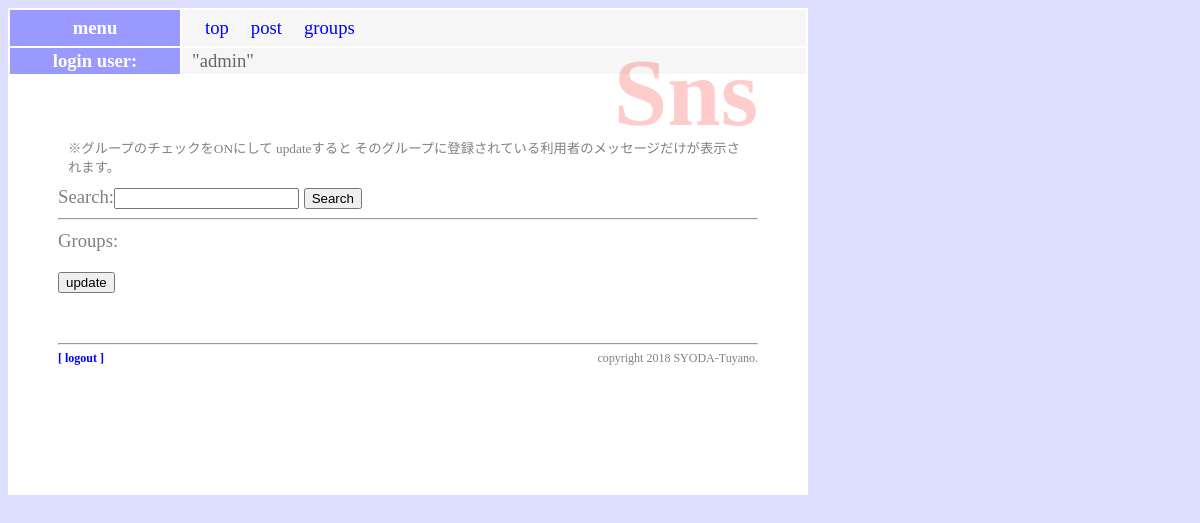
The page /sns/ (signed in) on the database as committed earlier.
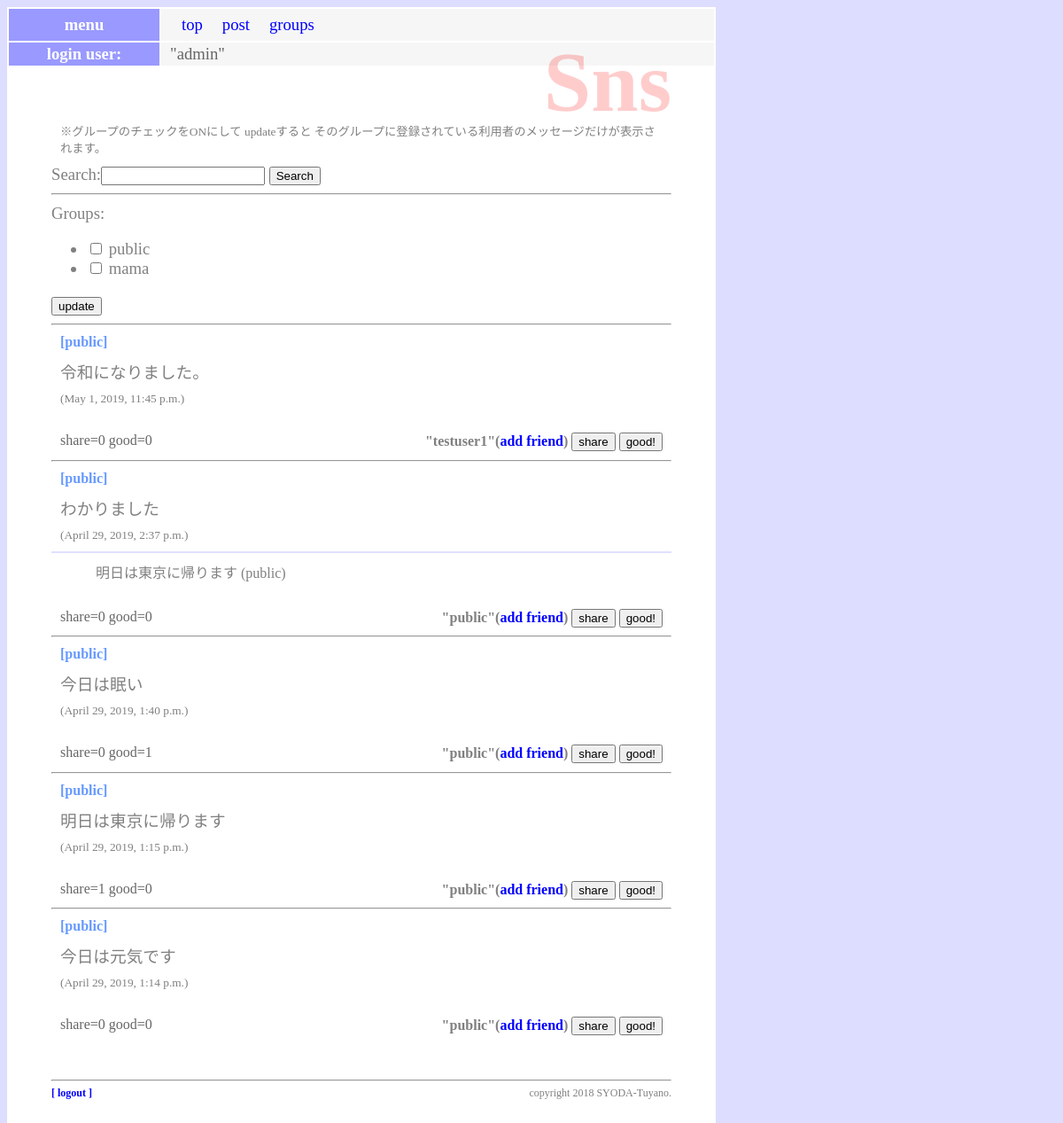
The same page on the database as committed later.
### sns/models.py (models this page shows)
class Message(models.Model):
    owner = models.ForeignKey(User, on_delete=models.CASCADE, related_name='message_owner')
    group = models.ForeignKey('Group', on_delete=models.CASCADE)
    content = models.TextField(max_length=1000)
    share_id = models.IntegerField(default=-1)
    good_count = models.IntegerField(default=0)
    share_count = models.IntegerField(default=0)
    pub_date = models.DateTimeField(auto_now_add=True)
    def __str__(self):
        return str(self.content) + ' (' + str(self.owner) + ')'
    def get_share(self):
        return Message.objects.get(id=self.share_id)
    class Meta:
        ordering = ('-pub_date',)

### sns/views.py (the view)
# urls.py: path('', views.index, name='index'),
@login_required(login_url='/admin/login')
def index(request):
    (public_user, public_group) = get_public()
    if request.method == 'POST':
        if request.POST['mode'] == '__check_form__':
            searchform = SearchForm()
            checkform = GroupCheckForm(request.user, request.POST)
            glist = []
            for item in request.POST.getlist('groups'):
                glist.append(item)
            messages = get_your_group_message(request.user, glist, None)
        if request.POST['mode'] == '__search_form__':
            searchform = SearchForm(request.POST)
            checkform = GroupCheckForm(raquest.user)
            gps = Group.objects.filter(owner=request.user)
            gist = [public_group]
            for item in gps:
                glist.append(item)
            messages = get_your_group_message(request.user, glist, request.POST['search'])
    else:
        searchform = SearchForm
        checkform = GroupCheckForm(request.user)
        gps = Group.objects.filter(owner=request.user)
        glist = [public_group]
        for item in gps:
            glist.append(item)
        messages = get_your_group_message(request.user, glist, None)
    params = {
            'login_user':request.user,
            'contents':messages,
            'check_form':checkform,
            'search_form':searchform,
         }
    return render(request, 'sns/sns_index.html', params)

### sns/forms.py
class GroupCheckForm(forms.Form):
    def __init__(self, user, *args, **kwargs):
        super(GroupCheckForm, self).__init__(*args, **kwargs)
        public = User.objects.filter(username='public').first()
        self.fields['groups'] = forms.MultipleChoiceField(
            choices=[(item.title, item.title) for item in Group.objects.filter(owner__in=[user,public])],
            widget=forms.CheckboxSelectMultiple(),
        )

### sns/models.py (called while the page is built)
    def __str__(self):
        return self.title

### sns/views.py (called while the page is built)
def get_your_group_message(owner, glist, find):
    (public_user,public_group) = get_public()
    groups = Group.objects.filter(Q(owner=owner) \
       |Q(owner=public_user)).filter(title__in=glist)
    me_friends = Friend.objects.filter(group__in=groups)
    me_users = []
    for f in me_friends:
        me_users.append(f.user)
    his_groups = Group.objects.filter(owner__in=me_users)
    his_friends = Friend.objects.filter (user=owner).filter(group__in=his_groups)
    me_groups = []
    for hf in his_friends:
        me_groups.append(hf.group)
    if find==None:
        messages = Message.objects.filter(Q(group__in=groups)\
            |Q(group__in=me_groups))[:100]
    else:
        messages = Message.objects.filter(Q(group__in=groups) \
            |Q(group__in=me_groups)) \
            .filter(content__contains=find) [:100]
    return messages

def get_public():
    public_user = User.objects.filter(username='public').first()
    public_group = Group.objects.filter(owner=public_user).first()
    return (public_user, public_group)

### sns/templates/sns/sns_index.html (shortened to what this page needs)
{% extends 'sns/layout.html' %}
{% block header %}
<h1>Sns</h1>
<p class="caption">※グループのチェックをONにして updateすると
    そのグループに登録されている利用者のメッセージだけが表示されます。</p>
{% endblock %}
{% block content %}
<form action="{% url 'sns_index' %}" method="post">
{{search_form}}
<button>Search</button>
</form>
<hr>
<form action="{% url 'sns_index' %}" method="post">
{{check_form}}
<button>update</button>
</form>
{% for item in contents %}
<hr>
<p class="message_public">
{% if item.group.title == 'public' %}
[public]
{% endif %}</p>
<p class="message_content">{{item.content}}</p>
<P class="message_date">({{item.pub_date}})</p>
{% if item.share_id > 0 %}
    <hr class="share_line">
    <p class="share_item_content">{{item.get_share}}</P>
{% endif %}
<p class="message_owner">
    <span class="message_counter">share={{item.share_count}} good={{item.good_count}}</span>
    "{{item.owner}}"(<a href="{% url 'add' %}?name={{item.owner}}">add friend</a>)
    <a href="{% url 'share' item.id %}"><button>share</button></a>
    <a href="{% url 'good' item.id %}"><button>good!</button></a>
</p>
{% endfor %}
{% endblock %}

### sns/templates/sns/layout.html (shortened to what this page needs)
{% load static %}
<!doctype html>
<html lang="ja">
<head>
    <link rel="stylesheet" type="text/css"
        href="{% static 'sns/css/style.css' %}" />
</head>
<body>
    <div class="body_content">
    <div class="body_content_inner">
        <table class="login_table" width="100%">
        <tr><th width="150px">menu</th><td>
        <table class="login_table_inner">
        <tr>
        <td><a href="{% url 'sns_index' %}">top</a></td>
        <td><a href="{% url 'post' %}">post</a></td>
        <td><a href="{% url 'groups' %}">groups</a></td>
        </tr>
        </table>
        </td></tr>
        <tr><th width="150px">login user:</th>
            <td>"{{login_user}}"</td></tr>
        </table>
        <div class="header">{% block header %}
            {% endblock %}</div>
        <div class="content">{% block content %}
            {% endblock %}</div>
        <div class="footer">
        <hr>
        <div>
        <span style="float:left;font-weight:bold;">
            <a href="/admin/logout?next=/sns/">
                [ logout ]</a></span>
        <span style="float:right">copyright 2018
            SYODA-Tuyano.</span>
        </div>
        </div>
    </div>
    </div>
</body>
</html>

### sns/static/sns/css/style.css (style rules this page uses)
body { background-color:#ddf; color:gray; font-size: 14pt; }
.body_content { width:800px; background-color: white; }
.body_content_inner { padding:50px; }
h1 { color:red; opacity:0.2; font-size:72pt; margin-top:0px; margin-bottom:0px; text-align:right; line-height: 70px; }
p { margin:10px }
a { color:blue; text-decoration: none; }
table { margin:10px; font-size: 14pt; }
table tr th { background-color:#99f; color: white; padding:2px 10px; border-size:2px; }
table tr td { background-color: #f6f6f6; color: #666 ; padding:2px 10px; border-size:2px; }
.footer { font-size: 9pt; margin-top:50px; margin-bottom:100px; }
.login_table { position: fixed; left: 0px; top:0px; width: 800px; margin: 8px; }
.login_table_inner { padding: 1px; margin:0px; }
.login_table_inner tr { padding:Opx; margin: 0px; }
.caption { font-size:10pt; }
.message_date { text-align:left ; font-size: 10pt; }
.message_owner { text-align:right; font-size: 12pt; font-weight:bold; margin:30px 10px 0px 10px; }
.message_public { font-size:12pt; font-weight:bold; color:#69f; }
.message_counter { float:left; font-weight:normal; font-size: 12pt; color:#666; }
.share_line { border: 1px solid #e0e0ff; }
.share_item_content { margin:0px 50px; font-size:12pt; }

Rows that differ between the two databases and show on the page:
added Message: shows "[public]", content "令和になりました。", pub_date "May 1, 2019, 11:45 p.m.", share_count "0", good_count "0", owner "testuser1"
added Message: shows "[public]", content "わかりました", pub_date "April 29, 2019, 2:37 p.m.", get_share "明日は東京に帰ります (public)", share_count "0", good_count "0", owner "public"
added Message: shows "[public]", content "今日は眠い", pub_date "April 29, 2019, 1:40 p.m.", share_count "0", good_count "1", owner "public"
added Message: shows "[public]", content "明日は東京に帰ります", pub_date "April 29, 2019, 1:15 p.m.", share_count "1", good_count "0", owner "public"
added Message: shows "[public]", content "今日は元気です", pub_date "April 29, 2019, 1:14 p.m.", share_count "0", good_count "0", owner "public"
Other text that changed with them:
form field groups: (not shown) → "☐ ☐"
text no longer shown: "Groups:"
text now shown: "Groups: public mama"
